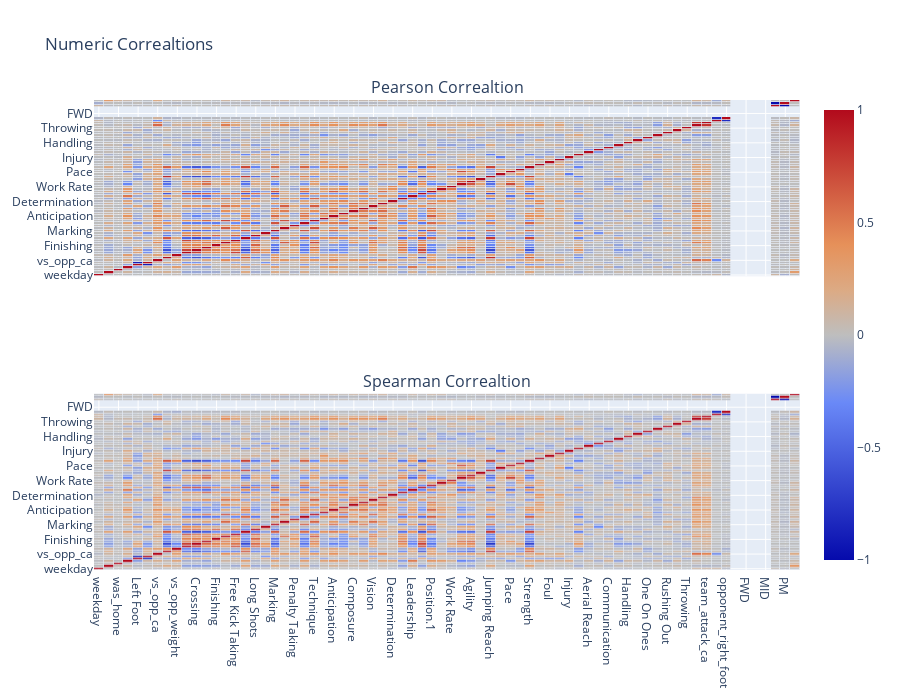

Here is the notebook cell this chart was saved with:
### Code cell
# correlation for defenders
plotNumericCorrelations(X_train, y_train, 'DEF')

### Figure 1 — Plotly figure (JSON) as saved in the notebook; plotly's stock layout.template omitted (floating-point values rounded to 4 significant figures; data arrays with more than 128 entries replaced by an {"elided": "..."} marker saying what was removed)
{"data": [{"colorscale": [[1, "rgb(165,0,38)"], [0.8889, "rgb(215,48,39)"], [0.7778, "rgb(244,109,67)"], [0.6667, "rgb(253,174,97)"], [0.5556, "rgb(254,224,144)"], [0.4444, "rgb(224,243,248)"], [0.3333, "rgb(171,217,233)"], [0.2222, "rgb(116,173,209)"], [0.1111, "rgb(69,117,180)"], [0, "rgb(49,54,149)"]], "name": "pearson", "showscale": false, "type": "heatmap", "x": ["weekday", "minutes", "was_home", "Age", "Left Foot", "Right Foot", "vs_opp_ca", "vs_opp_height", "vs_opp_weight", "Corners", "Crossing", "Dribbling", "Finishing", "First Touch", "Free Kick Taking", "Heading", "Long Shots", "Long Throws", "Marking", "Passing", "Penalty Taking", "Tackling", "Technique", "Aggressiion", "Anticipation", "Bravery", "Composure", "Concentration", "Vision", "Decision", "Determination", "Flair", "Leadership", "Off The Ball", "Position.1", "Teamwork", "Work Rate", "Acceleration", "Agility", "Balance", "Jumping Reach", "Natural Fitness", "Pace", "Stamina", "Strength", "Stability", "Foul", "Contest performance", "Injury", "diversity", "Aerial Reach", "Command Of Area", "Communication", "Eccentricity", "Handling", "Kicking", "One On Ones", "Reflexes", "Rushing Out", "Punching", "Throwing", "team_defence_ca", "team_attack_ca", "opponent_left_foot", "opponent_right_foot", "DEF", "FWD", "GK", "MID", "AM", "PM", "total_points"], "xaxis": "x", "xgap": 0.7, "y": ["weekday", "minutes", "was_home", "Age", "Left Foot", "Right Foot", "vs_opp_ca", "vs_opp_height", "vs_opp_weight", "Corners", "Crossing", "Dribbling", "Finishing", "First Touch", "Free Kick Taking", "Heading", "Long Shots", "Long Throws", "Marking", "Passing", "Penalty Taking", "Tackling", "Technique", "Aggressiion", "Anticipation", "Bravery", "Composure", "Concentration", "Vision", "Decision", "Determination", "Flair", "Leadership", "Off The Ball", "Position.1", "Teamwork", "Work Rate", "Acceleration", "Agility", "Balance", "Jumping Reach", "Natural Fitness", "Pace", "Stamina", "Strength", "Stability", "Foul", "Contest performance", "Injury", "diversity", "Aerial Reach", "Command Of Area", "Communication", "Eccentricity", "Handling", "Kicking", "One On Ones", "Reflexes", "Rushing Out", "Punching", "Throwing", "team_defence_ca", "team_attack_ca", "opponent_left_foot", "opponent_right_foot", "DEF", "FWD", "GK", "MID", "AM", "PM", "total_points"], "yaxis": "y", "ygap": 0.7, "z": {"elided": "72x72 float values"}}, {"colorscale": [[1, "rgb(165,0,38)"], [0.8889, "rgb(215,48,39)"], [0.7778, "rgb(244,109,67)"], [0.6667, "rgb(253,174,97)"], [0.5556, "rgb(254,224,144)"], [0.4444, "rgb(224,243,248)"], [0.3333, "rgb(171,217,233)"], [0.2222, "rgb(116,173,209)"], [0.1111, "rgb(69,117,180)"], [0, "rgb(49,54,149)"]], "type": "heatmap", "x": ["weekday", "minutes", "was_home", "Age", "Left Foot", "Right Foot", "vs_opp_ca", "vs_opp_height", "vs_opp_weight", "Corners", "Crossing", "Dribbling", "Finishing", "First Touch", "Free Kick Taking", "Heading", "Long Shots", "Long Throws", "Marking", "Passing", "Penalty Taking", "Tackling", "Technique", "Aggressiion", "Anticipation", "Bravery", "Composure", "Concentration", "Vision", "Decision", "Determination", "Flair", "Leadership", "Off The Ball", "Position.1", "Teamwork", "Work Rate", "Acceleration", "Agility", "Balance", "Jumping Reach", "Natural Fitness", "Pace", "Stamina", "Strength", "Stability", "Foul", "Contest performance", "Injury", "diversity", "Aerial Reach", "Command Of Area", "Communication", "Eccentricity", "Handling", "Kicking", "One On Ones", "Reflexes", "Rushing Out", "Punching", "Throwing", "team_defence_ca", "team_attack_ca", "opponent_left_foot", "opponent_right_foot", "DEF", "FWD", "GK", "MID", "AM", "PM", "total_points"], "xaxis": "x2", "xgap": 0.7, "y": ["weekday", "minutes", "was_home", "Age", "Left Foot", "Right Foot", "vs_opp_ca", "vs_opp_height", "vs_opp_weight", "Corners", "Crossing", "Dribbling", "Finishing", "First Touch", "Free Kick Taking", "Heading", "Long Shots", "Long Throws", "Marking", "Passing", "Penalty Taking", "Tackling", "Technique", "Aggressiion", "Anticipation", "Bravery", "Composure", "Concentration", "Vision", "Decision", "Determination", "Flair", "Leadership", "Off The Ball", "Position.1", "Teamwork", "Work Rate", "Acceleration", "Agility", "Balance", "Jumping Reach", "Natural Fitness", "Pace", "Stamina", "Strength", "Stability", "Foul", "Contest performance", "Injury", "diversity", "Aerial Reach", "Command Of Area", "Communication", "Eccentricity", "Handling", "Kicking", "One On Ones", "Reflexes", "Rushing Out", "Punching", "Throwing", "team_defence_ca", "team_attack_ca", "opponent_left_foot", "opponent_right_foot", "DEF", "FWD", "GK", "MID", "AM", "PM", "total_points"], "yaxis": "y2", "ygap": 0.7, "z": {"elided": "72x72 float values"}}], "layout": {"annotations": [{"font": {"size": 16}, "showarrow": false, "text": "Pearson Correaltion", "x": 0.5, "xanchor": "center", "xref": "paper", "y": 1, "yanchor": "bottom", "yref": "paper"}, {"font": {"size": 16}, "showarrow": false, "text": "Spearman Correaltion", "x": 0.5, "xanchor": "center", "xref": "paper", "y": 0.375, "yanchor": "bottom", "yref": "paper"}], "height": 700, "hoverlabel": {"bgcolor": "white", "font": {"family": "Rockwell", "size": 16}}, "title": {"text": "Numeric Correaltions"}, "width": 900, "xaxis": {"anchor": "y", "domain": [0, 1], "matches": "x2", "showticklabels": false}, "xaxis2": {"anchor": "y2", "domain": [0, 1]}, "yaxis": {"anchor": "x", "domain": [0.625, 1]}, "yaxis2": {"anchor": "x2", "domain": [0, 0.375]}}}
